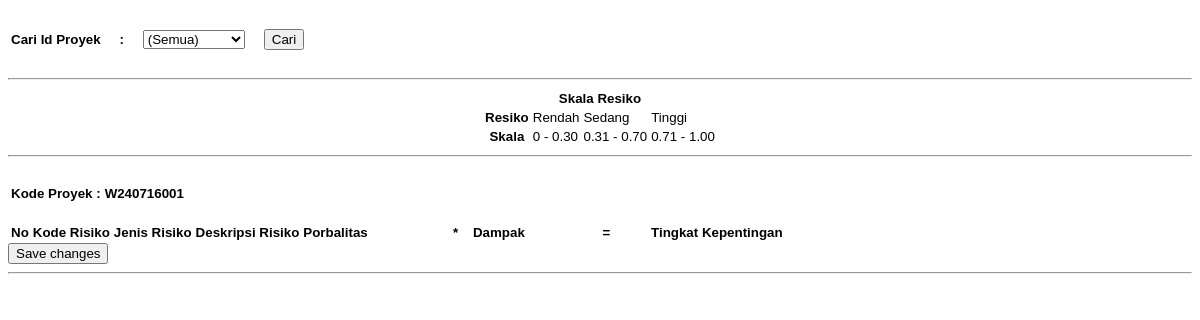
The page /admin/datatingkat-kepentingan.php on the database as committed earlier.
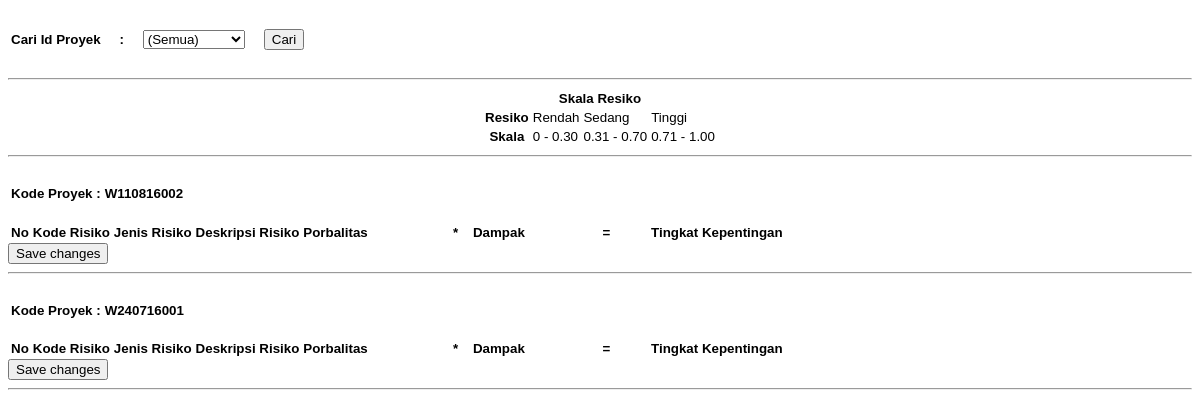
The same page on the database as committed later.
### tables this page shows
CREATE TABLE IF NOT EXISTS `proyek` (
`id` int(11) NOT NULL,
  `kode_proyek` varchar(15) NOT NULL,
  `id_client` int(3) NOT NULL,
  `nama_proyek` varchar(300) NOT NULL,
  `tujuan` varchar(500) NOT NULL,
  `asal_muasal` varchar(1000) NOT NULL,
  `fase` varchar(500) NOT NULL,
  `biaya` int(30) NOT NULL,
  `tanggal_mulai` date NOT NULL,
  `tanggal_selesai` date NOT NULL,
  `status` varchar(30) NOT NULL,
  `tarif_tenaga_kerja` int(11) NOT NULL,
  `created_at` datetime NOT NULL DEFAULT CURRENT_TIMESTAMP,
  `updated_at` timestamp NOT NULL DEFAULT CURRENT_TIMESTAMP ON UPDATE CURRENT_TIMESTAMP
);

### admin/datatingkat-kepentingan.php (the view, shortened to what this page needs)
<!DOCTYPE html>
<html lang="en">
	<head>
		<link rel="stylesheet" type="text/css" href="../assets/css/style.css">
	</head>
	<body>
		<form name="frmcari" method="post" action="">
			<table>
				<tr>
					<td><h4> Cari Id Proyek  </h4></td>
					<td><h4> &nbsp;&nbsp;&nbsp; : &nbsp;&nbsp;&nbsp; </h4></td>
					<td>
						<h4>
						<select class="form-control" name="txtproyek">
							<option>(Semua)</option>
						</select>
					</td>
					<td> &nbsp;&nbsp;&nbsp;</td>
					<td><h4>
						<input type="submit" name="Cari" value="Cari" />
					</td>
				</tr>
			</table>
		</form>
		<hr>
		<table class="table table-striped" align="center">
			<tr align="center">
				<th colspan="4" align="center"><center>Skala Resiko</center>  </th>
			</tr>
			<tr>
				<th>Resiko</th>
				<td>Rendah</td>
				<td>Sedang</td>
				<td>Tinggi</td>
			</tr>
			<tr>
				<th>Skala</th>
				<td>0 - 0.30 </td>
				<td>0.31 - 0.70 </td>
				<td>0.71 - 1.00</td>
			</tr>
		</table>
		<hr>
			<?php
			$Ssql="SELECT * from proyek ";
				$Ssql =$Ssql."order by kode_proyek ";
			$query=mysql_query($Ssql);
			while ($rs = mysql_fetch_array($query))
			{
		?>
				<table>
					<tr>
						<td><h4>Kode Proyek : </td>
						<td><h4><?php echo $rs['kode_proyek'];?> </td>
					</tr>
				</table>
			<table class="table table-striped">
				<tr>
					<th>No</th>
					<th>Kode Risiko</th>
					<th>Jenis Risiko</th>
					<th>Deskripsi Risiko</th>
					<th>Porbalitas &nbsp;&nbsp;&nbsp;&nbsp;&nbsp;&nbsp;&nbsp;&nbsp;&nbsp;&nbsp;&nbsp;&nbsp;&nbsp;&nbsp;&nbsp;&nbsp;
						&nbsp;&nbsp;&nbsp;&nbsp;&nbsp;*
						&nbsp;&nbsp; Dampak
						&nbsp;&nbsp;&nbsp;&nbsp;&nbsp;&nbsp;&nbsp;&nbsp;&nbsp;&nbsp;&nbsp;&nbsp;&nbsp;&nbsp;&nbsp;&nbsp;&nbsp;&nbsp;&nbsp;&nbsp;=
						&nbsp;&nbsp;&nbsp;&nbsp;&nbsp;&nbsp;&nbsp;&nbsp;&nbsp; Tingkat Kepentingan</th>
				</tr>
			</table>
			<div class="form-actions">
                <button type="submit" class="btn btn-primary">Save changes</button>
            </div>
			<hr>
			<?php
				}
			?>
	</body>
</html>

Rows that differ between the two databases and show on the page:
added proyek: kode_proyek "W110816002"
